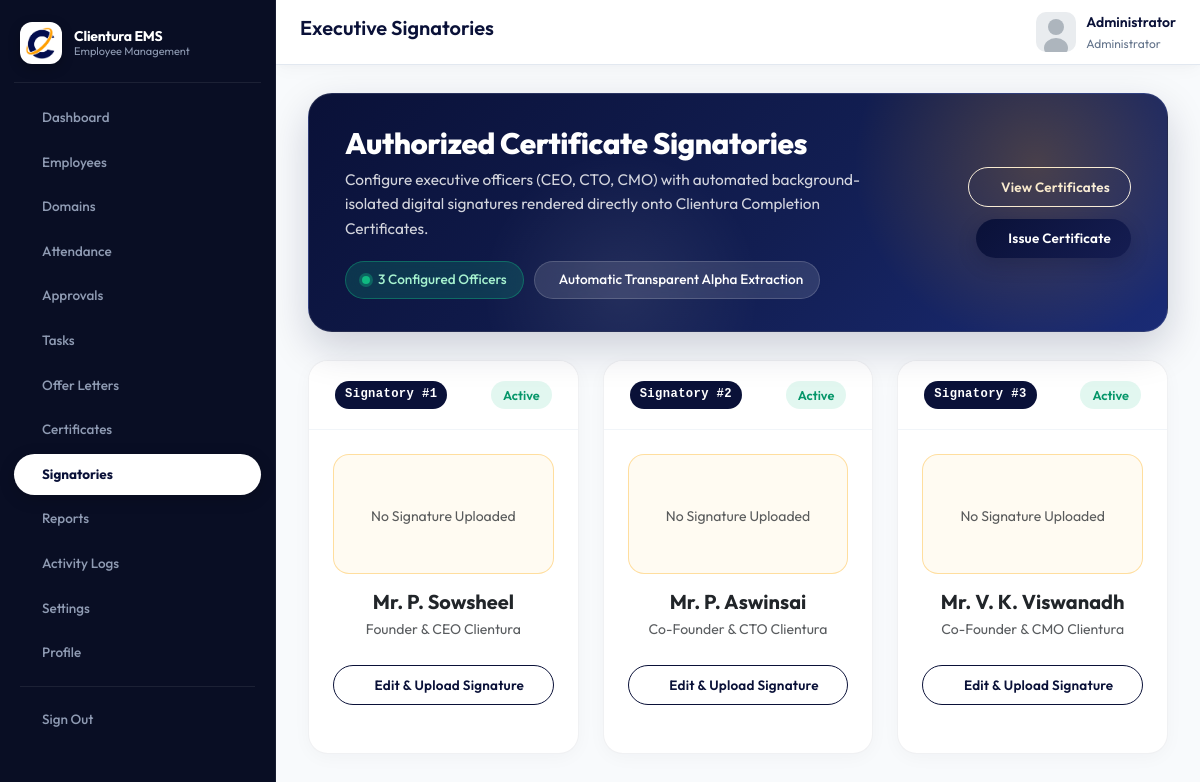
The app's page /admin/signatories.php (signed in) with its own data.
### tables this page shows
CREATE TABLE IF NOT EXISTS `signatories` (
  `id` INT AUTO_INCREMENT PRIMARY KEY,
  `name` VARCHAR(100) NOT NULL,
  `designation` VARCHAR(100) NOT NULL,
  `signature_path` VARCHAR(255) DEFAULT NULL,
  `is_active` TINYINT(1) DEFAULT 1,
  `created_at` TIMESTAMP DEFAULT CURRENT_TIMESTAMP,
  `updated_at` TIMESTAMP DEFAULT CURRENT_TIMESTAMP ON UPDATE CURRENT_TIMESTAMP
);

### config/config.php (called while the page is built, shortened)
<?php
require_once __DIR__ . '/database.php';
function url($path) {
    $cleanPath = preg_replace('/\.php$/', '', $path);
    return APP_URL . '/' . ltrim($cleanPath, '/');
}
function getAvatar($avatar) {
    return APP_URL . '/assets/img/default-avatar.svg';
}
?>

### config/database.php (called while the page is built, shortened)
<?php
$conn = new mysqli(DB_HOST, DB_USER, DB_PASS);
$conn->set_charset("utf8mb4");
function executeQuery($sql, $types = "", $params = []) {
    global $conn;
    $stmt = $conn->prepare($sql);
    if (!$stmt->execute()) {
        error_log("SQL Execute Error: " . $stmt->error . " | Query: " . $sql);
        $stmt->close();
        return false;
    }
    if (strpos(strtoupper($sql), 'SELECT') === 0) {
        $result = $stmt->get_result();
        return $result;
    }
    return $stmt;
}
function fetchAll($sql, $types = "", $params = []) {
    $result = executeQuery($sql, $types, $params);
    if ($result && $result instanceof mysqli_result) {
        return $result->fetch_all(MYSQLI_ASSOC);
    }
    return [];
}
?>

### admin/signatories.php (the view, shortened to what this page needs)
<?php
require_once __DIR__ . '/../config/config.php';
require_once __DIR__ . '/../config/database.php';
$signatories = fetchAll("SELECT * FROM signatories ORDER BY id ASC");
require_once __DIR__ . '/../includes/header.php';
require_once __DIR__ . '/../includes/admin-sidebar.php';
?>
<div class="main-content">
    <header class="main-header">
        <div class="header-left">
            <h1 class="page-title">Executive Signatories</h1>
        </div>
        <div class="header-right">
            <div class="dropdown">
                <div class="user-dropdown" data-bs-toggle="dropdown">
                    <img src="<?php echo getAvatar($_SESSION['avatar'] ?? ''); ?>" alt="Avatar" class="user-avatar">
                    <div class="user-info">
                        <div class="user-name"><?php echo htmlspecialchars($_SESSION['user_name'] ?? 'Admin'); ?></div>
                        <div class="user-role">Administrator</div>
                    </div>
                </div>
            </div>
        </div>
    </header>
    <div class="content-wrapper">
        <div class="saas-hero">
            <div class="row align-items-center">
                <div class="col-lg-8">
                    <div class="saas-hero-content">
                        <h2 class="saas-hero-title">Authorized Certificate Signatories</h2>
                        <p class="saas-hero-subtitle">
                            Configure executive officers (CEO, CTO, CMO) with automated background-isolated digital signatures rendered directly onto Clientura Completion Certificates.
                        </p>
                        <div class="saas-hero-pills">
                            <span class="saas-pill live-pulse">
                                <span class="pulse-dot"></span>
                                <?php echo count($signatories); ?> Configured Officers
                            </span>
                            <span class="saas-pill">
                                Automatic Transparent Alpha Extraction
                            </span>
                        </div>
                    </div>
                </div>
                <div class="col-lg-4 mt-3 mt-lg-0 text-lg-end">
                    <div class="saas-hero-actions">
                        <a href="<?php echo url('admin/certificates'); ?>" class="btn btn-outline-light">
                            <?php echo pika_icon('certificate', 'me-1', 16); ?> View Certificates
                        </a>
                        <a href="<?php echo url('admin/generate-certificate'); ?>" class="btn btn-primary btn-glow">
                            <?php echo pika_icon('plus', 'me-1', 16); ?> Issue Certificate
                        </a>
                    </div>
                </div>
            </div>
        </div>
        <div class="row g-4">
            <?php foreach ($signatories as $sig): ?>
            <div class="col-lg-4 col-md-6">
                <div class="saas-card h-100">
                    <div class="saas-card-header">
                        <span class="saas-id-badge">Signatory #<?php echo $sig['id']; ?></span>
                        <span class="saas-tag emerald">Active</span>
                    </div>
                    <div class="saas-card-body text-center p-4">
                        <div class="mb-3 d-flex justify-content-center align-items-center rounded-4 border border-dashed p-3"
                             style="height: 120px; background: rgba(255, 165, 0, 0.05); border-color: rgba(255, 165, 0, 0.35) !important;">
                            <?php if (!empty($sig['signature_path']) && file_exists(__DIR__ . '/../' . $sig['signature_path'])): ?>
                                <img src="<?php echo url($sig['signature_path']); ?>" alt="Signature" style="max-height: 95px; max-width: 100%; object-fit: contain;">
                            <?php else: ?>
                                <div class="text-muted small">
                                    No Signature Uploaded
                                </div>
                            <?php endif; ?>
                        </div>
                        <h5 class="fw-bold text-dark mb-1"><?php echo htmlspecialchars($sig['name']); ?></h5>
                        <p class="text-muted small mb-4"><?php echo htmlspecialchars($sig['designation']); ?></p>
                        <button type="button" class="btn btn-outline-primary btn-sm w-100 rounded-pill" data-bs-toggle="modal" data-bs-target="#editSigModal<?php echo $sig['id']; ?>">
                            <?php echo pika_icon('edit', 'me-1', 14); ?> Edit & Upload Signature
                        </button>
                    </div>
                </div>
            </div>
            <?php endforeach; ?>
        </div>
    </div>
</div>
<?php require_once __DIR__ . '/../includes/footer.php'; ?>

### records on screen
signatories: id "1", name "Mr. P. Sowsheel", designation "Founder & CEO Clientura"
signatories: id "2", name "Mr. P. Aswinsai", designation "Co-Founder & CTO Clientura"
signatories: id "3", name "Mr. V. K. Viswanadh", designation "Co-Founder & CMO Clientura"

### other values on screen
$_SESSION['user_name'] "Administrator"
count($signatories) "3"
